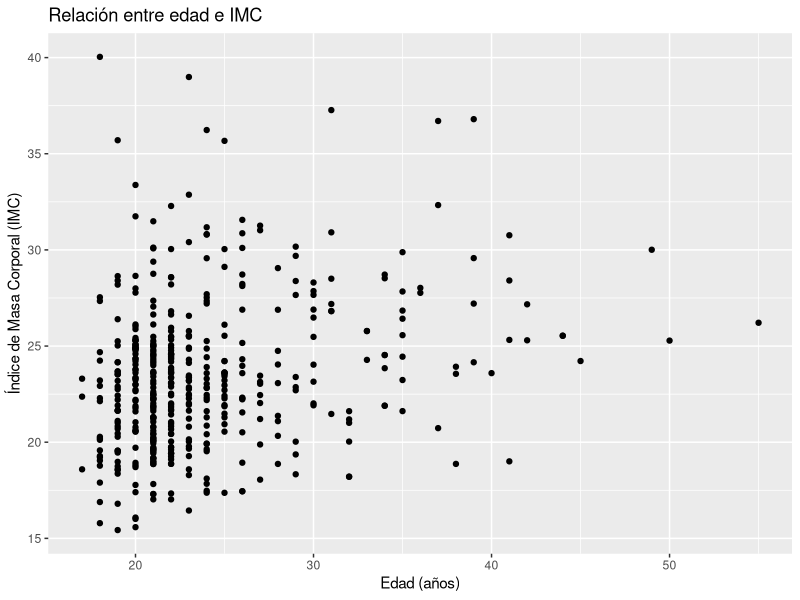
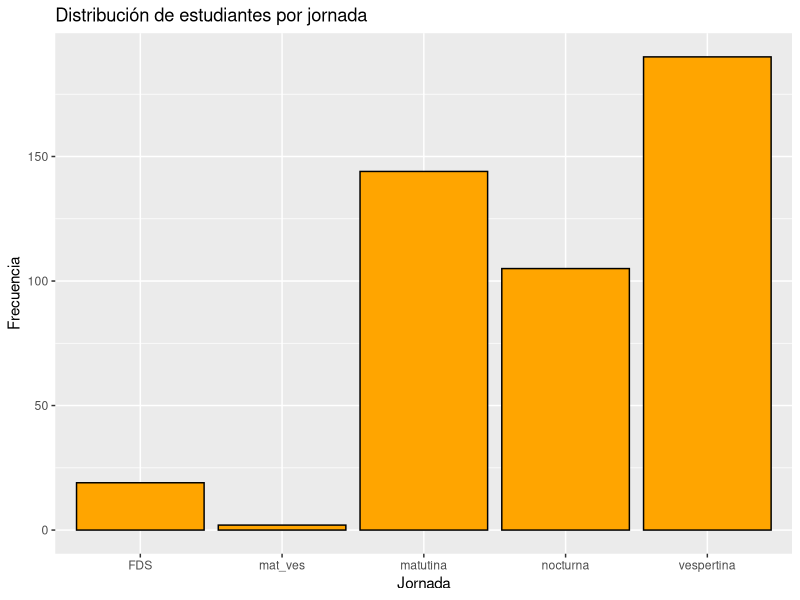
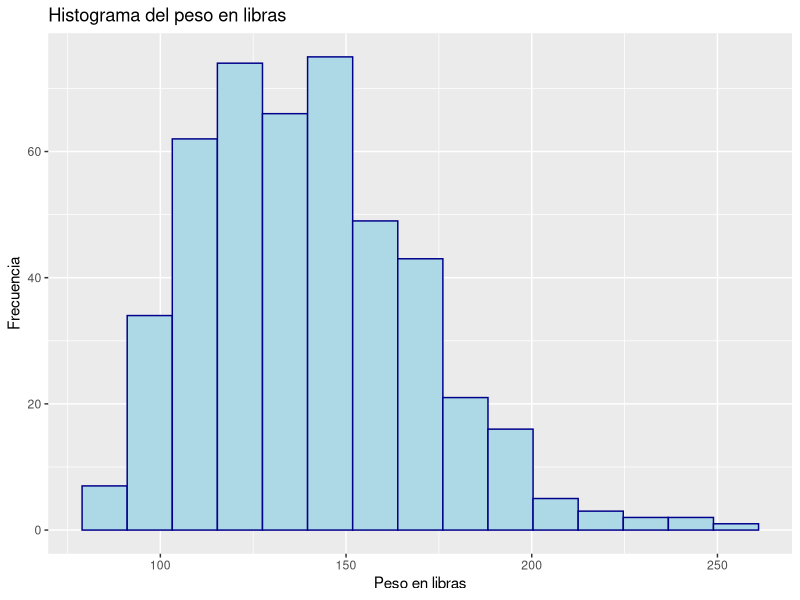
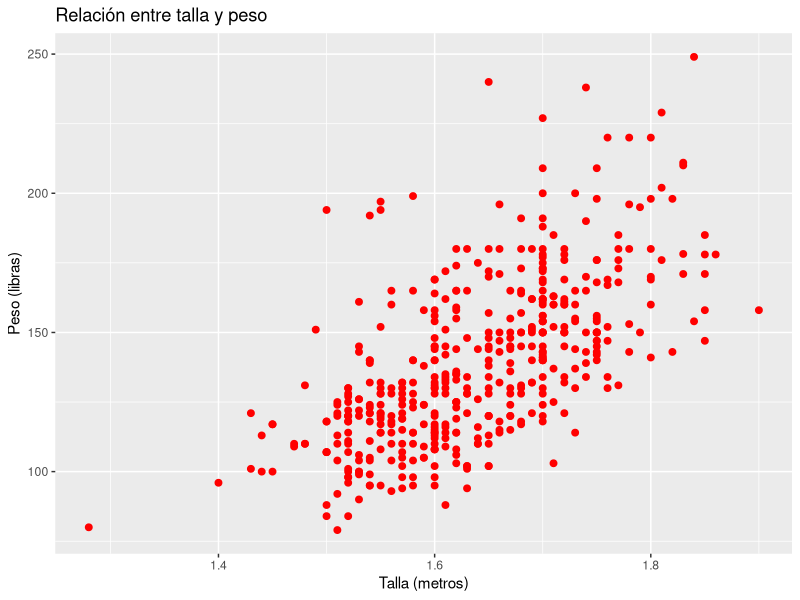
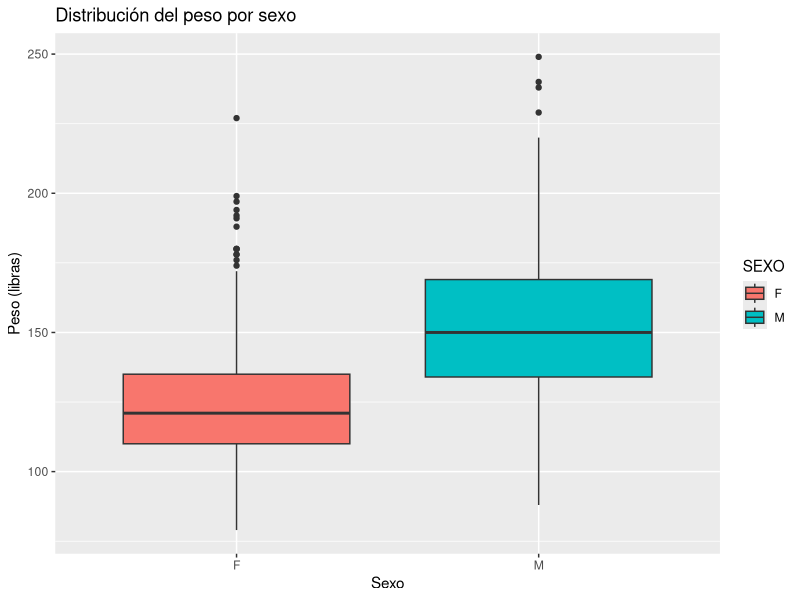
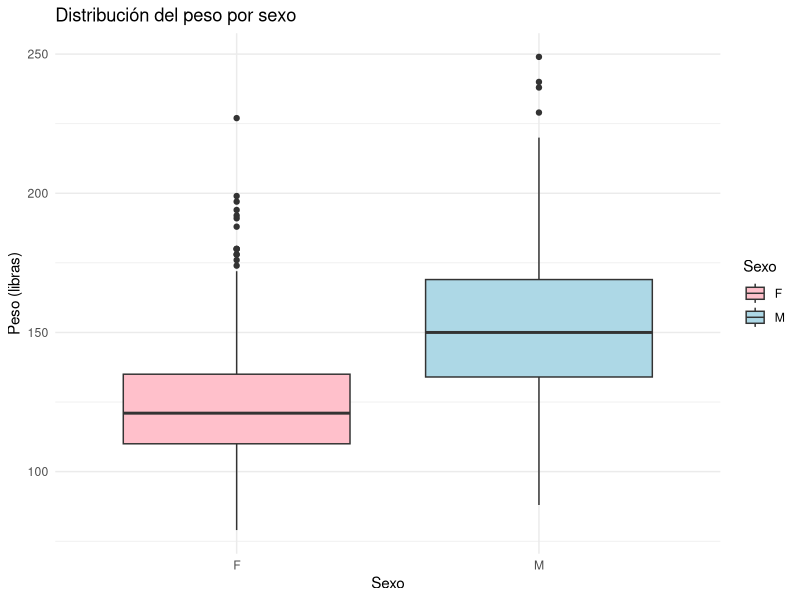
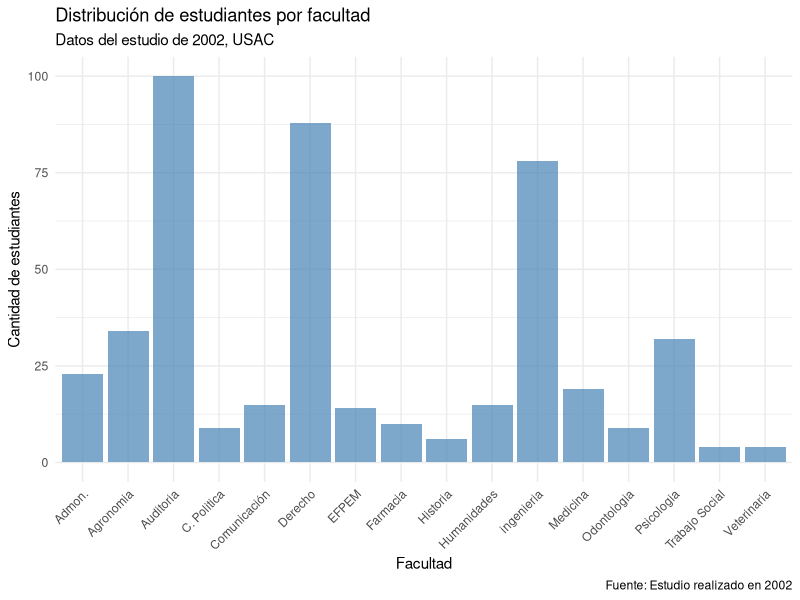
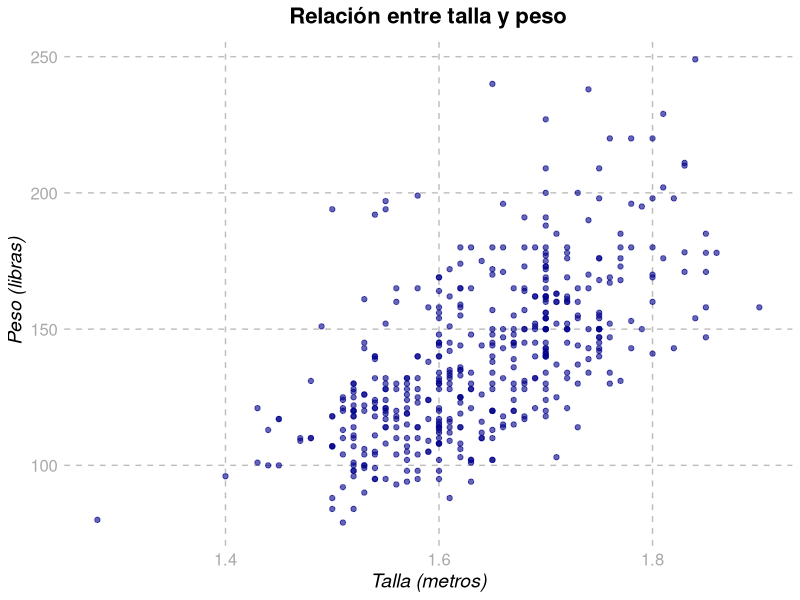

Reproduce these figures in R, in order.
## ---- chunk 1
# Instalar y cargar los paquetes necesarios
if (!require("tidyverse")) install.packages("tidyverse")
if (!require("readxl")) install.packages("readxl")


# Importar la base de datos USAC 2002
USAC2002 <- read_excel("Base_de_datos_USAC_2002.xlsx", sheet = "DATOS")

# Comprobar la estructura de las variables
str(USAC2002)
## ---- chunk 2
ggplot(data = USAC2002, aes(x = EDAD, y = IMC)) +
  geom_point() +
  labs(title = "Relación entre edad e IMC", 
       x = "Edad (años)", 
       y = "Índice de Masa Corporal (IMC)")   
## ---- chunk 3
# Crear gráfico de barras para la variable JORNADA
# Este gráfico muestra la distribución de estudiantes en las diferentes jornadas

ggplot(data = USAC2002,                    # Especificamos la base de datos
       aes(x = JORNADA)) +                 # Variable categórica en el eje X
  geom_bar(fill = "orange",                # Color de relleno de las barras
           color = "black") +              # Color del borde de las barras
  labs(title = "Distribución de estudiantes por jornada",  # Título del gráfico
       x = "Jornada",                      # Etiqueta del eje X
       y = "Frecuencia")                   # Etiqueta del eje Y
## ---- chunk 4
# Crear histograma para la variable PESO_lbs
# Este gráfico muestra la distribución del peso de los estudiantes

ggplot(data = USAC2002,                    # Especificamos la base de datos
       aes(x = PESO_lbs)) +                # Variable numérica en el eje X
  geom_histogram(bins = 15,                # Número de intervalos
                 fill = "lightblue",       # Color de relleno de las barras
                 color = "darkblue") +     # Color del borde de las barras
  labs(title = "Histograma del peso en libras",  # Título del gráfico
       x = "Peso en libras",              # Etiqueta del eje X
       y = "Frecuencia")                  # Etiqueta del eje Y
## ---- chunk 5
# Crear gráfico de dispersión para TALLA vs PESO_lbs
# Este gráfico muestra la relación entre la talla y el peso de los estudiantes

ggplot(data = USAC2002,                    # Especificamos la base de datos
       aes(x = TALLA,                      # Variable numérica en el eje X
           y = PESO_lbs)) +                # Variable numérica en el eje Y
  geom_point(color = "red",                # Color de los puntos
             size = 2) +                   # Tamaño de los puntos
  labs(title = "Relación entre talla y peso",  # Título del gráfico
       x = "Talla (metros)",              # Etiqueta del eje X
       y = "Peso (libras)")               # Etiqueta del eje Y
## ---- chunk 6
# Crear boxplot para PESO_lbs por SEXO
# Este gráfico compara la distribución del peso entre hombres y mujeres

ggplot(data = USAC2002,                    # Especificamos la base de datos
       aes(x = SEXO,                       # Variable categórica en el eje X
           y = PESO_lbs,                   # Variable numérica en el eje Y
           fill = SEXO)) +                 # Color según el sexo
  geom_boxplot() +                         # Crear el boxplot
  labs(title = "Distribución del peso por sexo",  # Título del gráfico
       x = "Sexo",                         # Etiqueta del eje X
       y = "Peso (libras)")               # Etiqueta del eje Y
## ---- chunk 7
# Ejemplo de personalización de colores en un boxplot
# Este gráfico compara el peso entre sexos con colores específicos

ggplot(data = USAC2002,                    # Especificamos la base de datos
       aes(x = SEXO,                       # Variable categórica en eje X
           y = PESO_lbs,                   # Variable numérica en eje Y
           fill = SEXO)) +                 # Color de relleno según sexo
  geom_boxplot() +                         # Crear boxplot
  scale_fill_manual(                       # Personalizar colores de relleno
    values = c("pink", "lightblue")) +     # Asignar colores específicos
  labs(title = "Distribución del peso por sexo",  # Título principal
       x = "Sexo",                         # Etiqueta eje X
       y = "Peso (libras)",               # Etiqueta eje Y
       fill = "Sexo") +                   # Título de la leyenda
  theme_minimal()                          # Tema minimalista
## ---- chunk 8
# Ejemplo de personalización completa de etiquetas
# Este gráfico incluye título, subtítulo y nota al pie

ggplot(data = USAC2002,                    # Especificamos la base de datos
       aes(x = FACULTAD)) +                # Variable categórica en eje X
  geom_bar(fill = "steelblue",            # Color de las barras
           alpha = 0.7) +                  # Transparencia de las barras
  labs(
    title = "Distribución de estudiantes por facultad",     # Título principal
    subtitle = "Datos del estudio de 2002, USAC",          # Subtítulo
    x = "Facultad",                                        # Etiqueta eje X
    y = "Cantidad de estudiantes",                         # Etiqueta eje Y
    caption = "Fuente: Estudio realizado en 2002"         # Nota al pie
  ) +
  theme_minimal() +                        # Tema base minimalista
  theme(
    axis.text.x = element_text(           # Personalizar texto eje X
      angle = 45,                         # Rotar texto 45 grados
      hjust = 1                          # Alinear texto
    )
  )
## ---- chunk 9
# Ejemplo de personalización avanzada de tema
# Este gráfico muestra múltiples personalizaciones de elementos visuales

ggplot(data = USAC2002,                    # Especificamos la base de datos
       aes(x = TALLA, y = PESO_lbs)) +     # Variables en ejes X e Y
  geom_point(color = "darkblue",           # Color de los puntos
             alpha = 0.6) +                # Transparencia de los puntos
  theme_minimal() +                        # Tema base minimalista
  theme(
    # Personalización del título
    plot.title = element_text(
      hjust = 0.5,                        # Centrar título
      size = 16,                          # Tamaño de fuente
      face = "bold"                       # Texto en negrita
    ),
    # Personalización del texto de los ejes
    axis.text = element_text(
      size = 12,                          # Tamaño de fuente
      color = "darkgray"                  # Color del texto
    ),
    # Personalización de títulos de ejes
    axis.title = element_text(
      size = 14,                          # Tamaño de fuente
      face = "italic"                     # Texto en cursiva
    ),
    # Personalización de la cuadrícula
    panel.grid.major = element_line(
      color = "gray",                     # Color de líneas principales
      linetype = "dashed"                 # Tipo de línea
    ),
    panel.grid.minor = element_blank()    # Eliminar líneas secundarias
  ) +
  labs(title = "Relación entre talla y peso",
       x = "Talla (metros)",
       y = "Peso (libras)")
## ---- chunk 10
# Ejemplo 1: Uso de facet_wrap para comparar por facultad
# Este gráfico muestra la relación entre talla y peso, generando un subgráfico para cada facultad

ggplot(data = USAC2002, aes(x = TALLA, y = PESO_lbs)) +  # Variables numéricas en los ejes
  geom_point(color = "darkgreen", alpha = 0.6) +         # Puntos verdes con transparencia
  facet_wrap(~ FACULTAD) +                               # Un panel por cada facultad
  labs(
    title = "Relación entre talla y peso por facultad",   # Título principal
    x = "Talla (metros)",                                # Etiqueta eje X
    y = "Peso (libras)"                                  # Etiqueta eje Y
  ) +
  theme_minimal()                                        # Tema limpio y profesional
## ---- chunk 11
# Ejemplo 2: Uso de facet_grid para comparar por sexo y jornada
# Este gráfico muestra la relación entre talla y peso, generando una matriz de subgráficos según sexo y jornada

ggplot(data = USAC2002, aes(x = TALLA, y = PESO_lbs)) +  # Variables numéricas en los ejes
  geom_point(color = "purple", alpha = 0.5) +             # Puntos morados con transparencia
  facet_grid(SEXO ~ JORNADA) +                            # Filas por SEXO, columnas por JORNADA
  labs(
    title = "Relación entre talla y peso por sexo y jornada",  # Título principal
    x = "Talla (metros)",                                    # Etiqueta eje X
    y = "Peso (libras)"                                      # Etiqueta eje Y
  ) +
  theme_minimal()                                            # Tema limpio y profesional
